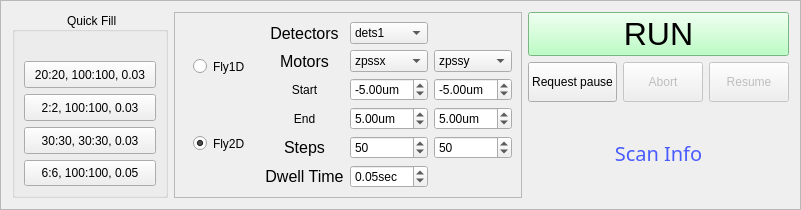
         <widget class="QFrame" name="frame_2">
          <property name="sizePolicy">
           <sizepolicy hsizetype="Preferred" vsizetype="Preferred">
            <horstretch>0</horstretch>
            <verstretch>0</verstretch>
           </sizepolicy>
          </property>
          <property name="frameShape">
           <enum>QFrame::StyledPanel</enum>
          </property>
          <property name="frameShadow">
           <enum>QFrame::Raised</enum>
          </property>
          <layout class="QGridLayout" name="gridLayout_92">
           <item row="0" column="1" rowspan="2">
            <widget class="QFrame" name="frame_3">
             <property name="sizePolicy">
              <sizepolicy hsizetype="Preferred" vsizetype="Preferred">
               <horstretch>0</horstretch>
               <verstretch>0</verstretch>
              </sizepolicy>
             </property>
             <property name="styleSheet">
              <string notr="true"/>
             </property>
             <property name="frameShape">
              <enum>QFrame::StyledPanel</enum>
             </property>
             <property name="frameShadow">
              <enum>QFrame::Raised</enum>
             </property>
             <layout class="QGridLayout" name="gridLayout_8">
              <item row="4" column="2">
               <widget class="QDoubleSpinBox" name="x_end">
                <property name="sizePolicy">
                 <sizepolicy hsizetype="Preferred" vsizetype="Preferred">
                  <horstretch>0</horstretch>
                  <verstretch>0</verstretch>
                 </sizepolicy>
                </property>
                <property name="toolTip">
                 <string>scan range entry</string>
                </property>
                <property name="suffix">
                 <string notr="true">um</string>
                </property>
                <property name="minimum">
                 <double>-15.000000000000000</double>
                </property>
                <property name="maximum">
                 <double>15.000000000000000</double>
                </property>
                <property name="singleStep">
                 <double>1.000000000000000</double>
                </property>
                <property name="value">
                 <double>5.000000000000000</double>
                </property>
               </widget>
              </item>
              <item row="6" column="1">
               <widget class="QLabel" name="label_9">
                <property name="sizePolicy">
                 <sizepolicy hsizetype="Preferred" vsizetype="Preferred">
                  <horstretch>0</horstretch>
                  <verstretch>0</verstretch>
                 </sizepolicy>
                </property>
                <property name="font">
                 <font>
                  <family>Segoe UI</family>
                  <pointsize>12</pointsize>
                  <weight>50</weight>
                  <italic>false</italic>
                  <bold>false</bold>
                 </font>
                </property>
                <property name="text">
                 <string>Dwell Time</string>
                </property>
                <property name="textFormat">
                 <enum>Qt::AutoText</enum>
                </property>
                <property name="scaledContents">
                 <bool>false</bool>
                </property>
                <property name="alignment">
                 <set>Qt::AlignCenter</set>
                </property>
               </widget>
              </item>
              <item row="4" column="1">
               <widget class="QLabel" name="label_18">
                <property name="text">
                 <string>End</string>
                </property>
                <property name="alignment">
                 <set>Qt::AlignCenter</set>
                </property>
               </widget>
              </item>
              <item row="5" column="3">
               <widget class="QSpinBox" name="y_step">
                <property name="sizePolicy">
                 <sizepolicy hsizetype="Preferred" vsizetype="Preferred">
                  <horstretch>0</horstretch>
                  <verstretch>0</verstretch>
                 </sizepolicy>
                </property>
                <property name="toolTip">
                 <string>second motor steps</string>
                </property>
                <property name="minimum">
                 <number>1</number>
                </property>
                <property name="maximum">
                 <number>1000</number>
                </property>
                <property name="singleStep">
                 <number>10</number>
                </property>
                <property name="value">
                 <number>50</number>
                </property>
               </widget>
              </item>
              <item row="6" column="2">
               <widget class="QDoubleSpinBox" name="dwell">
                <property name="sizePolicy">
                 <sizepolicy hsizetype="Preferred" vsizetype="Preferred">
                  <horstretch>0</horstretch>
                  <verstretch>0</verstretch>
                 </sizepolicy>
                </property>
                <property name="toolTip">
                 <string>exposure time per point</string>
                </property>
                <property name="prefix">
                 <string/>
                </property>
                <property name="suffix">
                 <string notr="true">sec</string>
                </property>
                <property name="minimum">
                 <double>0.000000000000000</double>
                </property>
                <property name="maximum">
                 <double>0.500000000000000</double>
                </property>
                <property name="singleStep">
                 <double>0.010000000000000</double>
                </property>
                <property name="value">
                 <double>0.050000000000000</double>
                </property>
               </widget>
              </item>
              <item row="1" column="1">
               <widget class="QLabel" name="label_17">
                <property name="sizePolicy">
                 <sizepolicy hsizetype="Preferred" vsizetype="Preferred">
                  <horstretch>0</horstretch>
                  <verstretch>0</verstretch>
                 </sizepolicy>
                </property>
                <property name="font">
                 <font>
                  <family>Segoe UI</family>
                  <pointsize>12</pointsize>
                  <weight>50</weight>
                  <italic>false</italic>
                  <bold>false</bold>
                 </font>
                </property>
                <property name="text">
                 <string>Detectors</string>
                </property>
                <property name="alignment">
                 <set>Qt::AlignCenter</set>
                </property>
               </widget>
              </item>
              <item row="1" column="0" rowspan="6">
               <widget class="QWidget" name="widget_2" native="true">
                <property name="styleSheet">
                 <string notr="true">font: 14pt &quot;MS Shell Dlg 2&quot;;</string>
                </property>
                <layout class="QVBoxLayout" name="verticalLayout_9">
                 <item>
                  <widget class="QRadioButton" name="rb_1d">
                   <property name="sizePolicy">
                    <sizepolicy hsizetype="Preferred" vsizetype="Preferred">
                     <horstretch>0</horstretch>
                     <verstretch>0</verstretch>
                    </sizepolicy>
                   </property>
                   <property name="toolTip">
                    <string>select for line scan</string>
                   </property>
                   <property name="styleSheet">
                    <string notr="true"/>
                   </property>
                   <property name="text">
                    <string>Fly1D</string>
                   </property>
                   <property name="autoExclusive">
                    <bool>true</bool>
                   </property>
                  </widget>
                 </item>
                 <item>
                  <widget class="QRadioButton" name="rb_2d">
                   <property name="sizePolicy">
                    <sizepolicy hsizetype="Preferred" vsizetype="Preferred">
                     <horstretch>0</horstretch>
                     <verstretch>0</verstretch>
                    </sizepolicy>
                   </property>
                   <property name="toolTip">
                    <string>select for 2D scan</string>
                   </property>
                   <property name="styleSheet">
                    <string notr="true"/>
                   </property>
                   <property name="text">
                    <string>Fly2D</string>
                   </property>
                   <property name="checked">
                    <bool>true</bool>
                   </property>
                   <property name="autoExclusive">
                    <bool>true</bool>
                   </property>
                  </widget>
                 </item>
                </layout>
               </widget>
              </item>
              <item row="4" column="3">
               <widget class="QDoubleSpinBox" name="y_end">
                <property name="sizePolicy">
                 <sizepolicy hsizetype="Preferred" vsizetype="Preferred">
                  <horstretch>0</horstretch>
                  <verstretch>0</verstretch>
                 </sizepolicy>
                </property>
                <property name="toolTip">
                 <string>scan range entry</string>
                </property>
                <property name="suffix">
                 <string notr="true">um</string>
                </property>
                <property name="minimum">
                 <double>-15.000000000000000</double>
                </property>
                <property name="maximum">
                 <double>15.000000000000000</double>
                </property>
                <property name="singleStep">
                 <double>1.000000000000000</double>
                </property>
                <property name="value">
                 <double>5.000000000000000</double>
                </property>
               </widget>
              </item>
              <item row="3" column="2">
               <widget class="QDoubleSpinBox" name="x_start">
                <property name="sizePolicy">
                 <sizepolicy hsizetype="Preferred" vsizetype="Preferred">
                  <horstretch>0</horstretch>
                  <verstretch>0</verstretch>
                 </sizepolicy>
                </property>
                <property name="toolTip">
                 <string>scan range entry</string>
                </property>
                <property name="prefix">
                 <string notr="true"/>
                </property>
                <property name="suffix">
                 <string>um</string>
                </property>
                <property name="minimum">
                 <double>-15.000000000000000</double>
                </property>
                <property name="maximum">
                 <double>15.000000000000000</double>
                </property>
                <property name="singleStep">
                 <double>1.000000000000000</double>
                </property>
                <property name="value">
                 <double>-5.000000000000000</double>
                </property>
               </widget>
              </item>
              <item row="1" column="2">
               <widget class="QComboBox" name="pb_dets">
                <property name="sizePolicy">
                 <sizepolicy hsizetype="Preferred" vsizetype="Preferred">
                  <horstretch>0</horstretch>
                  <verstretch>0</verstretch>
                 </sizepolicy>
                </property>
                <property name="toolTip">
                 <string comment="choose the detector system"/>
                </property>
                <item>
                 <property name="text">
                  <string>dets1</string>
                 </property>
                </item>
                <item>
                 <property name="text">
                  <string>dets2</string>
                 </property>
                </item>
                <item>
                 <property name="text">
                  <string>dets3</string>
                 </property>
                </item>
                <item>
                 <property name="text">
                  <string>dets4</string>
                 </property>
                </item>
                <item>
                 <property name="text">
                  <string>dets_fs</string>
                 </property>
                </item>
               </widget>
              </item>
              <item row="3" column="1">
               <widget class="QLabel" name="label_32">
                <property name="text">
                 <string>Start</string>
                </property>
                <property name="alignment">
                 <set>Qt::AlignCenter</set>
                </property>
               </widget>
              </item>
              <item row="2" column="2">
               <widget class="QComboBox" name="cb_motor1">
                <property name="sizePolicy">
                 <sizepolicy hsizetype="Preferred" vsizetype="Preferred">
                  <horstretch>0</horstretch>
                  <verstretch>0</verstretch>
                 </sizepolicy>
                </property>
                <property name="toolTip">
                 <string>first motor to scan in 2D and Line scan motor</string>
                </property>
                <item>
                 <property name="text">
                  <string>zpssx</string>
                 </property>
                </item>
                <item>
                 <property name="text">
                  <string>zpssy</string>
                 </property>
                </item>
                <item>
                 <property name="text">
                  <string>zpssz</string>
                 </property>
                </item>
               </widget>
              </item>
              <item row="5" column="2">
               <widget class="QSpinBox" name="x_step">
                <property name="sizePolicy">
                 <sizepolicy hsizetype="Preferred" vsizetype="Preferred">
                  <horstretch>0</horstretch>
                  <verstretch>0</verstretch>
                 </sizepolicy>
                </property>
                <property name="toolTip">
                 <string>first motor steps</string>
                </property>
                <property name="minimum">
                 <number>1</number>
                </property>
                <property name="maximum">
                 <number>1000</number>
                </property>
                <property name="singleStep">
                 <number>10</number>
                </property>
                <property name="value">
                 <number>50</number>
                </property>
               </widget>
              </item>
              <item row="3" column="3">
               <widget class="QDoubleSpinBox" name="y_start">
                <property name="enabled">
                 <bool>true</bool>
                </property>
                <property name="sizePolicy">
                 <sizepolicy hsizetype="Preferred" vsizetype="Preferred">
                  <horstretch>0</horstretch>
                  <verstretch>0</verstretch>
                 </sizepolicy>
                </property>
                <property name="toolTip">
                 <string>scan range entry</string>
                </property>
                <property name="prefix">
                 <string notr="true"/>
                </property>
                <property name="suffix">
                 <string>um</string>
                </property>
                <property name="minimum">
                 <double>-15.000000000000000</double>
                </property>
                <property name="maximum">
                 <double>15.000000000000000</double>
                </property>
                <property name="singleStep">
                 <double>1.000000000000000</double>
                </property>
                <property name="value">
                 <double>-5.000000000000000</double>
                </property>
               </widget>
              </item>
              <item row="5" column="1">
               <widget class="QLabel" name="label_5">
                <property name="sizePolicy">
                 <sizepolicy hsizetype="Preferred" vsizetype="Preferred">
                  <horstretch>0</horstretch>
                  <verstretch>0</verstretch>
                 </sizepolicy>
                </property>
                <property name="font">
                 <font>
                  <family>Segoe UI</family>
                  <pointsize>12</pointsize>
                  <weight>50</weight>
                  <italic>false</italic>
                  <bold>false</bold>
                 </font>
                </property>
                <property name="text">
                 <string>Steps</string>
                </property>
                <property name="textFormat">
                 <enum>Qt::AutoText</enum>
                </property>
                <property name="scaledContents">
                 <bool>false</bool>
                </property>
                <property name="alignment">
                 <set>Qt::AlignCenter</set>
                </property>
               </widget>
              </item>
              <item row="2" column="3">
               <widget class="QComboBox" name="cb_motor2">
                <property name="sizePolicy">
                 <sizepolicy hsizetype="Preferred" vsizetype="Preferred">
                  <horstretch>0</horstretch>
                  <verstretch>0</verstretch>
                 </sizepolicy>
                </property>
                <property name="toolTip">
                 <string>second motor in 2D</string>
                </property>
                <item>
                 <property name="text">
                  <string>zpssy</string>
                 </property>
                </item>
                <item>
                 <property name="text">
                  <string>zpssx</string>
                 </property>
                </item>
                <item>
                 <property name="text">
                  <string>zpssz</string>
                 </property>
                </item>
               </widget>
              </item>
              <item row="2" column="1">
               <widget class="QLabel" name="label_2">
                <property name="sizePolicy">
                 <sizepolicy hsizetype="Preferred" vsizetype="Preferred">
                  <horstretch>0</horstretch>
                  <verstretch>0</verstretch>
                 </sizepolicy>
                </property>
                <property name="font">
                 <font>
                  <family>Segoe UI</family>
                  <pointsize>12</pointsize>
                  <weight>50</weight>
                  <italic>false</italic>
                  <bold>false</bold>
                 </font>
                </property>
                <property name="text">
                 <string>Motors</string>
                </property>
                <property name="alignment">
                 <set>Qt::AlignCenter</set>
                </property>
               </widget>
              </item>
             </layout>
            </widget>
           </item>
           <item row="0" column="3">
            <layout class="QGridLayout" name="gridLayout_91">
             <item row="1" column="0">
              <widget class="QPushButton" name="start">
               <property name="sizePolicy">
                <sizepolicy hsizetype="Preferred" vsizetype="Preferred">
                 <horstretch>0</horstretch>
                 <verstretch>0</verstretch>
                </sizepolicy>
               </property>
               <property name="font">
                <font>
                 <family>MS Shell Dlg 2</family>
                 <pointsize>24</pointsize>
                 <weight>50</weight>
                 <italic>false</italic>
                 <bold>false</bold>
                </font>
               </property>
               <property name="toolTip">
                <string>excetute the scan plan</string>
               </property>
               <property name="autoFillBackground">
                <bool>false</bool>
               </property>
               <property name="styleSheet">
                <string notr="true">QPushButton {
	background-color: rgb(167, 255, 180);
	
	font: 24pt &quot;MS Shell Dlg 2&quot;;
	}

QPushButton:hover{ 
	background-color: rgb(255, 255, 0); 
	}

QPushButton:pressed{ 
	background-color: rgb(0, 255, 0); 
	}



</string>
               </property>
               <property name="text">
                <string>RUN</string>
               </property>
              </widget>
             </item>
             <item row="2" column="0">
              <layout class="QGridLayout" name="gridLayout_22">
               <item row="0" column="1">
                <widget class="QPushButton" name="pb_REAbort">
                 <property name="enabled">
                  <bool>false</bool>
                 </property>
                 <property name="sizePolicy">
                  <sizepolicy hsizetype="Preferred" vsizetype="Preferred">
                   <horstretch>0</horstretch>
                   <verstretch>0</verstretch>
                  </sizepolicy>
                 </property>
                 <property name="text">
                  <string>Abort</string>
                 </property>
                </widget>
               </item>
               <item row="0" column="2">
                <widget class="QPushButton" name="pb_REResume">
                 <property name="enabled">
                  <bool>false</bool>
                 </property>
                 <property name="sizePolicy">
                  <sizepolicy hsizetype="Preferred" vsizetype="Preferred">
                   <horstretch>0</horstretch>
                   <verstretch>0</verstretch>
                  </sizepolicy>
                 </property>
                 <property name="text">
                  <string>Resume</string>
                 </property>
                </widget>
               </item>
               <item row="0" column="0">
                <widget class="QPushButton" name="pb_reqPause">
                 <property name="sizePolicy">
                  <sizepolicy hsizetype="Preferred" vsizetype="Preferred">
                   <horstretch>0</horstretch>
                   <verstretch>0</verstretch>
                  </sizepolicy>
                 </property>
                 <property name="toolTip">
                  <string>Request a pause at next check point, then click abort or resume</string>
                 </property>
                 <property name="text">
                  <string>Request pause</string>
                 </property>
                </widget>
               </item>
              </layout>
             </item>
            </layout>
           </item>
           <item row="1" column="3">
            <widget class="QLabel" name="label_scan_info_calc">
             <property name="sizePolicy">
              <sizepolicy hsizetype="Preferred" vsizetype="Preferred">
               <horstretch>0</horstretch>
               <verstretch>0</verstretch>
              </sizepolicy>
             </property>
             <property name="font">
              <font>
               <family>Modern No. 20</family>
               <pointsize>15</pointsize>
               <weight>50</weight>
               <italic>false</italic>
               <bold>false</bold>
              </font>
             </property>
             <property name="styleSheet">
              <string notr="true">color: rgb(73, 91, 255);
font: 15pt &quot;Modern No. 20&quot;;


</string>
             </property>
             <property name="text">
              <string>Scan Info</string>
             </property>
             <property name="alignment">
              <set>Qt::AlignCenter</set>
             </property>
            </widget>
           </item>
           <item row="0" column="0" rowspan="2">
            <widget class="QGroupBox" name="groupBox_2">
             <property name="sizePolicy">
              <sizepolicy hsizetype="Fixed" vsizetype="Preferred">
               <horstretch>0</horstretch>
               <verstretch>0</verstretch>
              </sizepolicy>
             </property>
             <property name="toolTip">
              <string>Quickly fill the selected parameters above</string>
             </property>
             <property name="styleSheet">
              <string notr="true"/>
             </property>
             <property name="title">
              <string> Quick Fill</string>
             </property>
             <property name="alignment">
              <set>Qt::AlignCenter</set>
             </property>
             <layout class="QGridLayout" name="gridLayout_6">
              <item row="2" column="0">
               <layout class="QVBoxLayout" name="verticalLayout_6">
                <item>
                 <widget class="QPushButton" name="pb_3030">
                  <property name="sizePolicy">
                   <sizepolicy hsizetype="Minimum" vsizetype="Preferred">
                    <horstretch>0</horstretch>
                    <verstretch>0</verstretch>
                   </sizepolicy>
                  </property>
                  <property name="text">
                   <string>  30:30, 30:30, 0.03  </string>
                  </property>
                 </widget>
                </item>
                <item>
                 <widget class="QPushButton" name="pb_66">
                  <property name="sizePolicy">
                   <sizepolicy hsizetype="Minimum" vsizetype="Preferred">
                    <horstretch>0</horstretch>
                    <verstretch>0</verstretch>
                   </sizepolicy>
                  </property>
                  <property name="text">
                   <string>  6:6, 100:100, 0.05  </string>
                  </property>
                 </widget>
                </item>
               </layout>
              </item>
              <item row="1" column="0">
               <layout class="QVBoxLayout" name="verticalLayout_7">
                <item>
                 <widget class="QPushButton" name="pb_2020">
                  <property name="sizePolicy">
                   <sizepolicy hsizetype="Minimum" vsizetype="Preferred">
                    <horstretch>0</horstretch>
                    <verstretch>0</verstretch>
                   </sizepolicy>
                  </property>
                  <property name="text">
                   <string>  20:20, 100:100, 0.03  </string>
                  </property>
                 </widget>
                </item>
                <item>
                 <widget class="QPushButton" name="pb_22">
                  <property name="sizePolicy">
                   <sizepolicy hsizetype="Minimum" vsizetype="Preferred">
                    <horstretch>0</horstretch>
                    <verstretch>0</verstretch>
                   </sizepolicy>
                  </property>
                  <property name="text">
                   <string>  2:2, 100:100, 0.03  </string>
                  </property>
                 </widget>
                </item>
               </layout>
              </item>
              <item row="0" column="0">
               <widget class="QLabel" name="label_136">
                <property name="sizePolicy">
                 <sizepolicy hsizetype="Fixed" vsizetype="Fixed">
                  <horstretch>0</horstretch>
                  <verstretch>0</verstretch>
                 </sizepolicy>
                </property>
                <property name="text">
                 <string/>
                </property>
               </widget>
              </item>
             </layout>
            </widget>
           </item>
          </layout>
         </widget>
